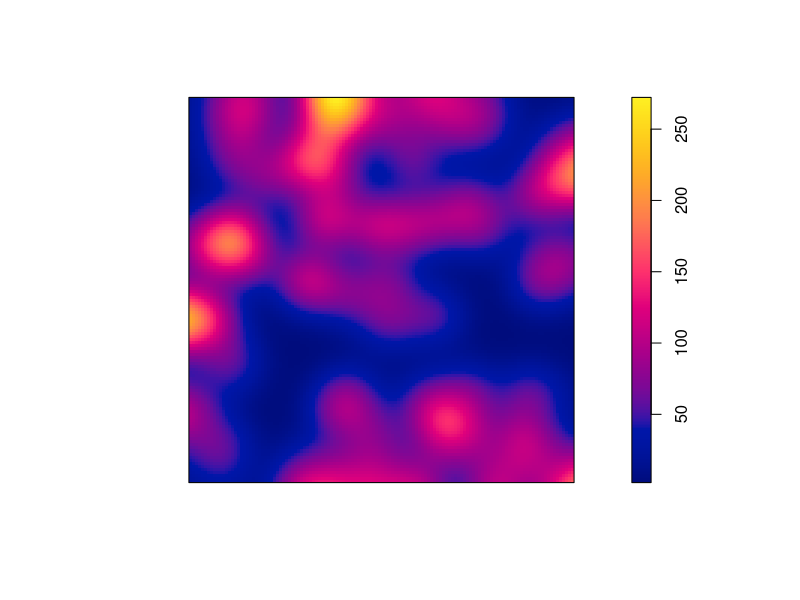
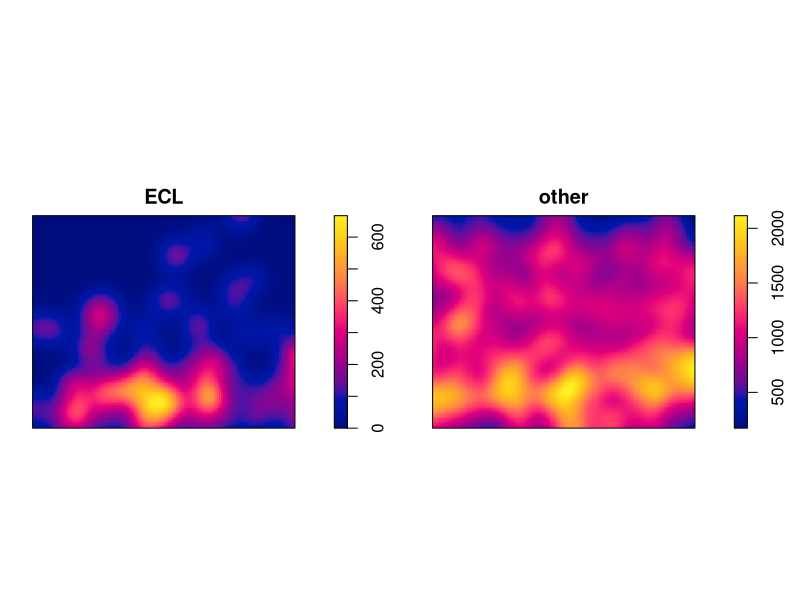
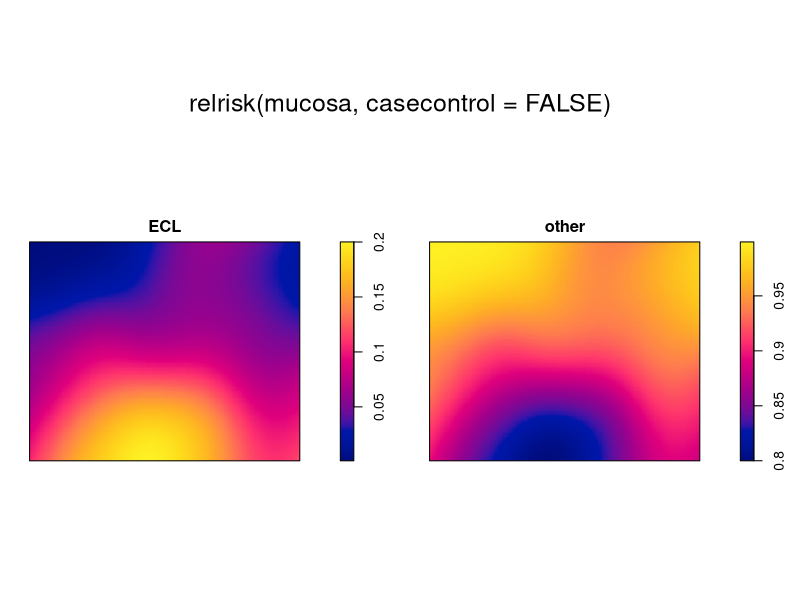
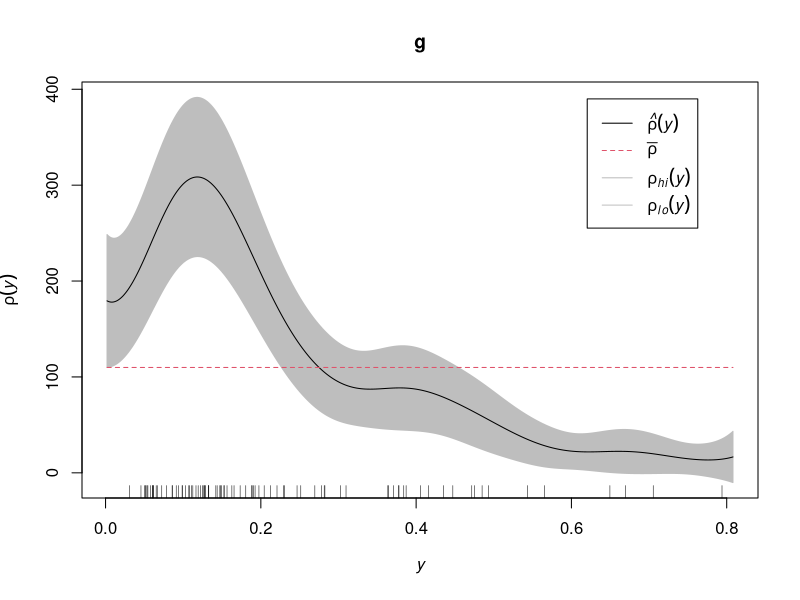
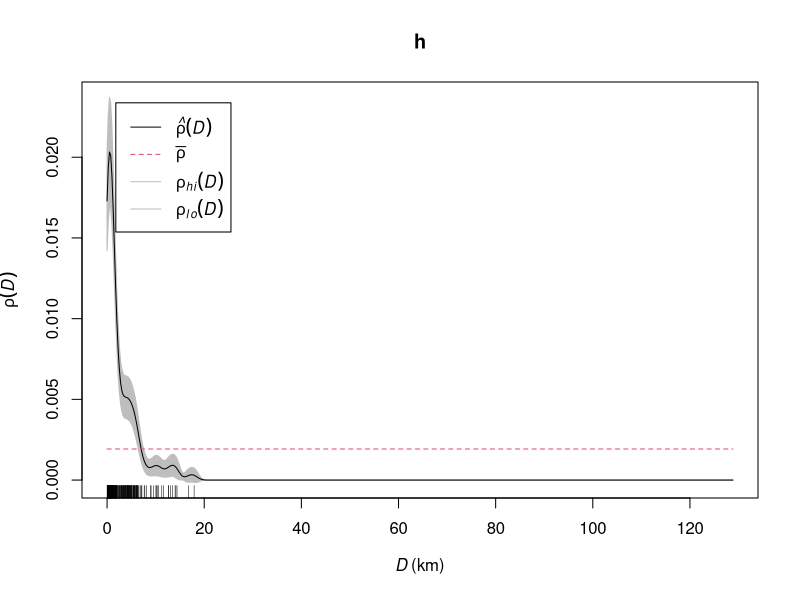
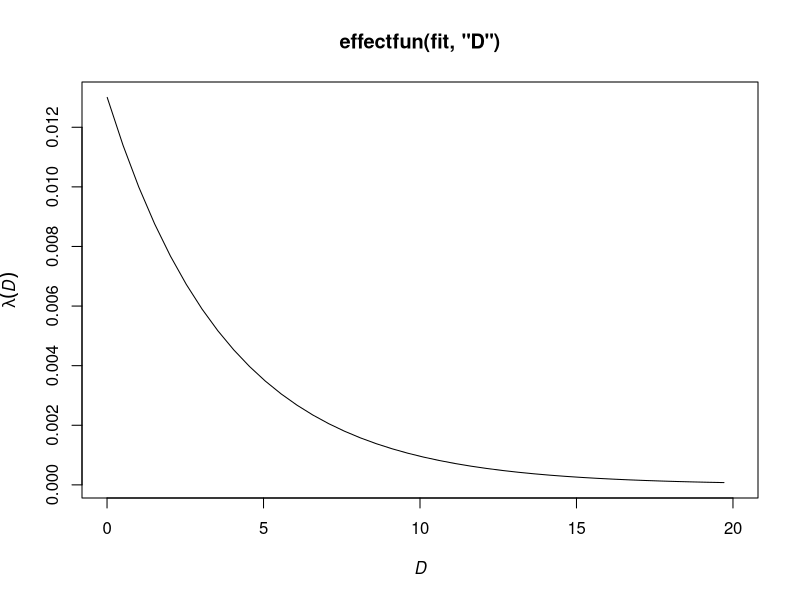
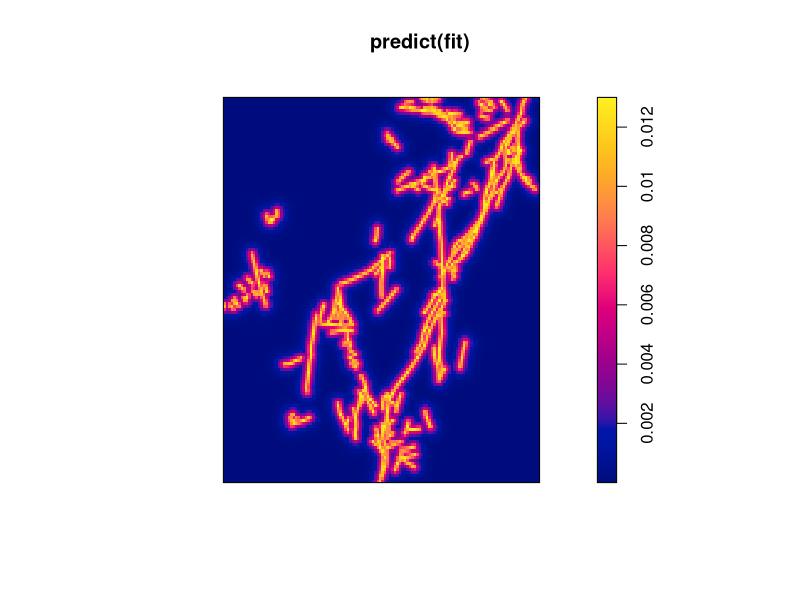
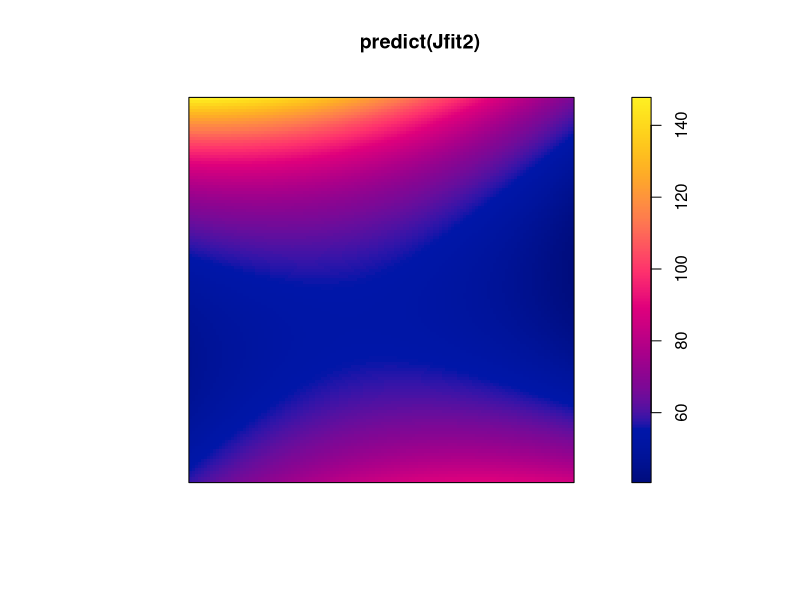

R code for these plots, in order:
## ---- chunk 1
library(spatstat)
X <- japanesepines
A <- quadratcount(X, 3, 3)
Z <- density(X)
Z <- density(X, bw.diggle)
plot(Z, main="")
## ---- chunk 2
M <- split(mucosa)
B <- density(M, bw.diggle)
plot(B, main="")
## ---- chunk 3
plot(relrisk(mucosa, casecontrol=FALSE))
## ---- chunk 4
E <- split(mucosa)$ECL
g <- rhohat(E, "y")
plot(g)
## ---- chunk 5
X <- murchison$gold
L <- murchison$faults
X <- rescale(X, 1000, "km")
L <- rescale(L, 1000, "km")
D <- distfun(L)
h <- rhohat(X, D)
plot(h)
## ---- chunk 6
fit <- ppm(X ~ D)
coef(fit)
confint(fit)
anova(fit, test="Chi")
plot(effectfun(fit, "D"), xlim=c(0, 20))
plot(predict(fit))
## ---- chunk 7
Jfit <- ppm(japanesepines ~ x + y)
Jfit
confint(Jfit)
Jfit2 <- ppm(japanesepines ~ polynom(x,y,2))
Jfit2
plot(predict(Jfit2))
## ---- chunk 8
anova(Jfit, Jfit2, test="Chi")
## ---- chunk 9
step(Jfit2)
